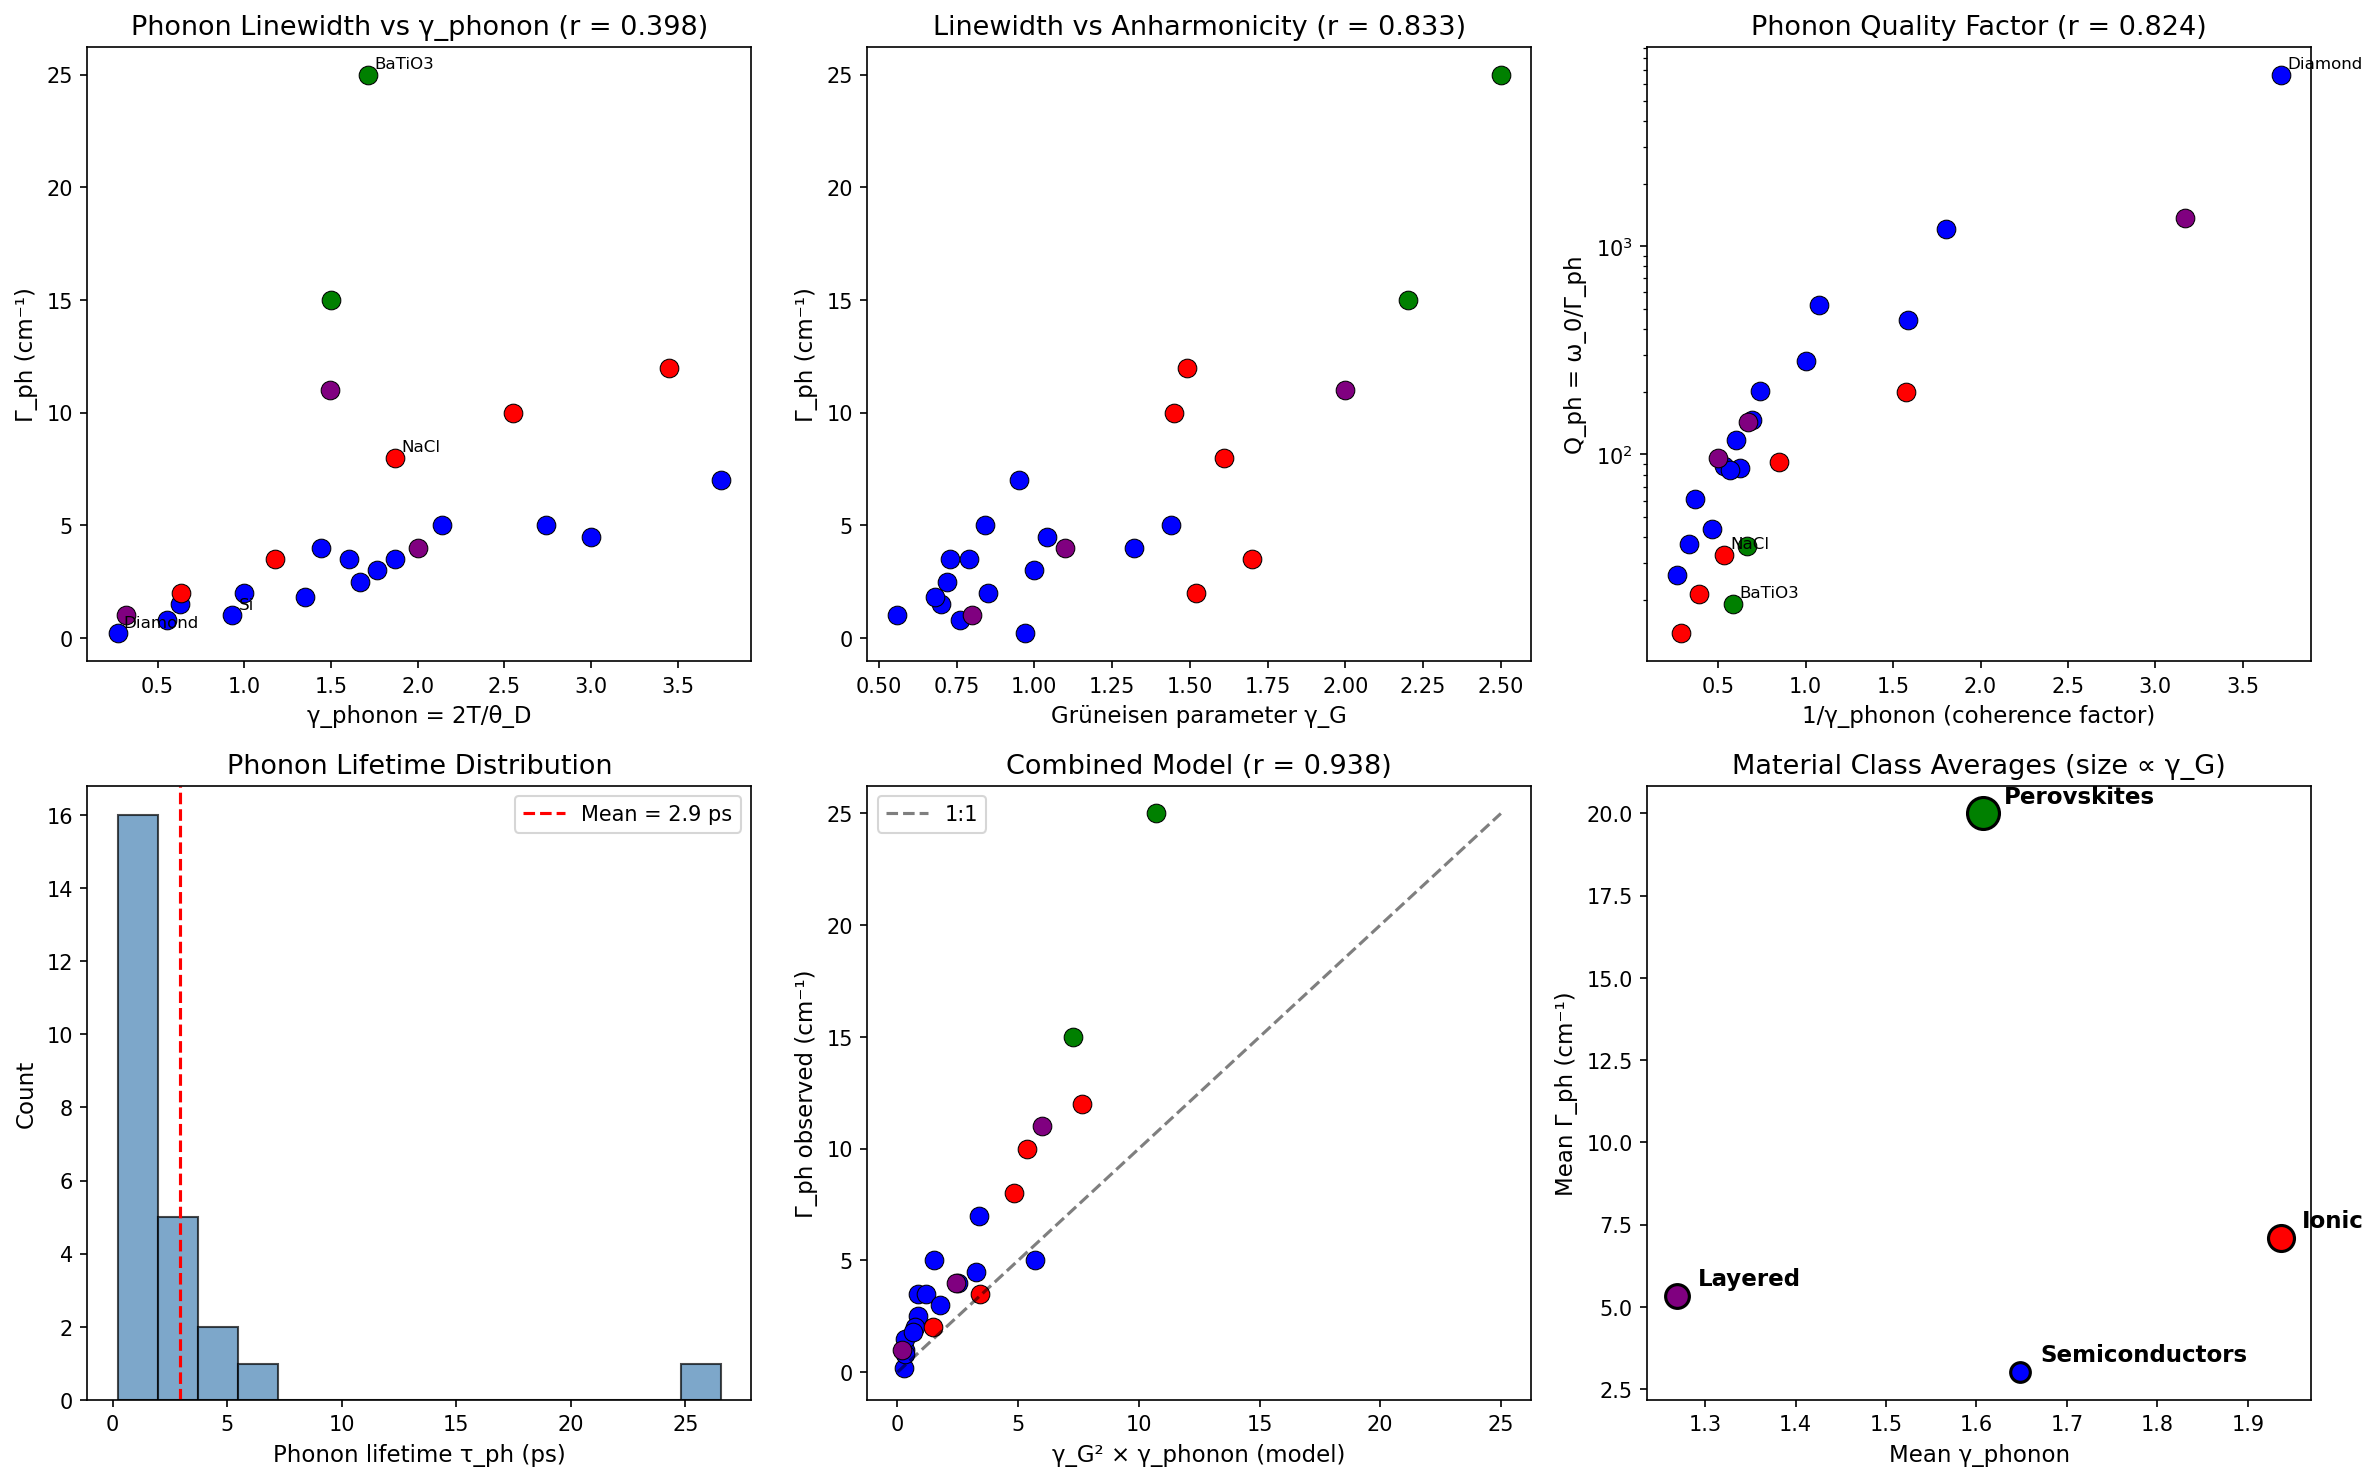

The script that saved this image:
#!/usr/bin/env python3
"""
Chemistry Session #107: Phonon Linewidth and Coherence
=======================================================

Test whether phonon linewidth Γ_ph relates to coherence parameters.

Physical reasoning:
- Phonon linewidth: Γ_ph = ℏ/τ_ph (natural broadening of phonon mode)
- τ_ph: phonon lifetime (how long coherent vibration persists)
- Anharmonicity → phonon-phonon scattering → shorter lifetime → larger Γ_ph
- Related to thermal conductivity: κ ∝ C_v × v × l_ph ∝ 1/Γ_ph

Connection to coherence:
- Γ_ph measures PHONON decoherence rate
- Compare to Drude Γ (electron decoherence) from Session #103
- Should relate to γ_phonon = 2T/θ_D

This is the PHONON equivalent of Session #103!
"""

import numpy as np
import matplotlib.pyplot as plt
from scipy import stats

# Dataset: Phonon linewidths (zone-center optical phonon)
# Γ_ph: Phonon linewidth at 300K (cm^-1)
# ω_0: Optical phonon frequency (cm^-1)
# θ_D: Debye temperature (K)
# γ_G: Grüneisen parameter (anharmonicity measure)

materials = {
    # Material, Γ_ph (cm^-1), ω_0 (cm^-1), θ_D (K), γ_G
    # Semiconductors
    'Si': (1.0, 520, 645, 0.56),
    'Ge': (3.5, 300, 374, 0.73),
    'GaAs': (2.5, 292, 360, 0.72),
    'InAs': (5.0, 219, 280, 0.84),
    'InSb': (7.0, 185, 160, 0.95),
    'GaN': (2.0, 560, 600, 0.85),
    'AlN': (1.5, 660, 950, 0.70),
    'InP': (3.5, 307, 321, 0.79),
    'GaP': (1.8, 364, 445, 0.68),
    'Diamond': (0.2, 1332, 2230, 0.97),
    'SiC': (0.8, 972, 1080, 0.76),
    'ZnO': (4.0, 583, 416, 1.32),
    'CdS': (5.0, 305, 219, 1.44),
    'CdTe': (4.5, 168, 200, 1.04),
    'ZnSe': (3.0, 252, 340, 1.00),

    # Ionic crystals
    'NaCl': (8.0, 264, 321, 1.61),
    'KCl': (10.0, 214, 235, 1.45),
    'KBr': (12.0, 166, 174, 1.49),
    'MgO': (2.0, 401, 946, 1.52),
    'CaF2': (3.5, 322, 510, 1.70),

    # Perovskites
    'SrTiO3': (15.0, 546, 400, 2.20),  # Soft mode behavior
    'BaTiO3': (25.0, 480, 350, 2.50),  # Very anharmonic (ferroelectric)

    # Layered
    'Graphite': (11.0, 1582, 402, 2.0),  # In-plane E_2g mode
    'MoS2': (4.0, 383, 300, 1.1),
    'BN_hex': (1.0, 1366, 1900, 0.8),
}

# Extract data
names = list(materials.keys())
Gamma_ph = np.array([materials[m][0] for m in names])  # cm^-1
omega_0 = np.array([materials[m][1] for m in names])  # cm^-1
theta_D = np.array([materials[m][2] for m in names])  # K
gamma_G = np.array([materials[m][3] for m in names])  # dimensionless

# Calculate derived quantities
T = 300  # K
gamma_phonon = 2 * T / theta_D

# Phonon quality factor Q_ph = ω_0 / Γ_ph
Q_ph = omega_0 / Gamma_ph

# Phonon lifetime τ_ph = ℏ/Γ_ph (in ps for cm^-1 units: τ ≈ 5.31/Γ ps)
tau_ph = 5.31 / Gamma_ph  # ps

print("="*70)
print("CHEMISTRY SESSION #107: PHONON LINEWIDTH AND COHERENCE")
print("="*70)
print(f"\nDataset: {len(names)} materials")
print(f"Γ_ph range: {Gamma_ph.min():.1f} - {Gamma_ph.max():.1f} cm^-1")
print(f"τ_ph range: {tau_ph.min():.1f} - {tau_ph.max():.1f} ps")
print(f"Q_ph range: {Q_ph.min():.0f} - {Q_ph.max():.0f}")

# Analysis 1: Γ_ph vs γ_phonon
print("\n" + "="*70)
print("ANALYSIS 1: PHONON LINEWIDTH vs γ_phonon")
print("="*70)

r_Gamma_gamma_p, p_Gamma_gamma_p = stats.pearsonr(Gamma_ph, gamma_phonon)
print(f"\nΓ_ph vs γ_phonon: r = {r_Gamma_gamma_p:.3f}, p = {p_Gamma_gamma_p:.2e}")

# Analysis 2: Γ_ph vs Grüneisen parameter
print("\n" + "="*70)
print("ANALYSIS 2: PHONON LINEWIDTH vs GRÜNEISEN")
print("="*70)

r_Gamma_Gruneisen, p_Gamma_Gruneisen = stats.pearsonr(Gamma_ph, gamma_G)
print(f"\nΓ_ph vs γ_G (Grüneisen): r = {r_Gamma_Gruneisen:.3f}")

# Theory: Γ_ph ∝ γ_G² × T / M
# Higher Grüneisen = more anharmonic = larger linewidth

# Analysis 3: Γ_ph vs ω_0 (frequency dependence)
print("\n" + "="*70)
print("ANALYSIS 3: PHONON LINEWIDTH vs FREQUENCY")
print("="*70)

r_Gamma_omega, p_Gamma_omega = stats.pearsonr(Gamma_ph, omega_0)
print(f"\nΓ_ph vs ω_0: r = {r_Gamma_omega:.3f}")

# Relative linewidth
relative_width = Gamma_ph / omega_0
print(f"\nRelative linewidth Γ_ph/ω_0:")
print(f"  Range: {relative_width.min():.4f} - {relative_width.max():.4f}")

r_rel_gamma, p_rel_gamma = stats.pearsonr(relative_width, gamma_phonon)
print(f"\nΓ_ph/ω_0 vs γ_phonon: r = {r_rel_gamma:.3f}")

# Analysis 4: Q_ph vs 1/γ_phonon
print("\n" + "="*70)
print("ANALYSIS 4: PHONON QUALITY FACTOR")
print("="*70)

r_Q_gamma, p_Q_gamma = stats.pearsonr(Q_ph, 1/gamma_phonon)
print(f"\nQ_ph vs 1/γ_phonon: r = {r_Q_gamma:.3f}")

# Compare to Session #103: Q_optical = ω_p/Γ vs 1/γ_electron
print("\nCompare to electron (Session #103):")
print("  Q_electron = ω_p/Γ vs 1/γ_electron: r = 0.833")
print(f"  Q_phonon = ω_0/Γ_ph vs 1/γ_phonon: r = {r_Q_gamma:.3f}")

# Analysis 5: Material class comparison
print("\n" + "="*70)
print("ANALYSIS 5: MATERIAL CLASS COMPARISON")
print("="*70)

semiconductors = ['Si', 'Ge', 'GaAs', 'InAs', 'InSb', 'GaN', 'AlN', 'InP', 'GaP',
                 'Diamond', 'SiC', 'ZnO', 'CdS', 'CdTe', 'ZnSe']
ionic = ['NaCl', 'KCl', 'KBr', 'MgO', 'CaF2']
perovskites = ['SrTiO3', 'BaTiO3']
layered = ['Graphite', 'MoS2', 'BN_hex']

print("\n| Class | Mean Γ_ph | Mean Q_ph | Mean γ_phonon | Mean γ_G |")
print("|-------|-----------|-----------|---------------|----------|")

for class_name, class_list in [('Semiconductors', semiconductors), ('Ionic', ionic),
                                ('Perovskites', perovskites), ('Layered', layered)]:
    mask = np.array([n in class_list for n in names])
    if np.sum(mask) >= 2:
        mean_Gamma = Gamma_ph[mask].mean()
        mean_Q = Q_ph[mask].mean()
        mean_gamma_p = gamma_phonon[mask].mean()
        mean_gamma_G = gamma_G[mask].mean()
        print(f"| {class_name:12} | {mean_Gamma:9.1f} | {mean_Q:9.0f} | {mean_gamma_p:13.2f} | {mean_gamma_G:8.2f} |")

# Analysis 6: Combined model
print("\n" + "="*70)
print("ANALYSIS 6: COMBINED ANHARMONICITY MODEL")
print("="*70)

# Model: Γ_ph ∝ γ_G² × γ_phonon
Gamma_model = gamma_G**2 * gamma_phonon

r_model, p_model = stats.pearsonr(Gamma_ph, Gamma_model)
print(f"\nΓ_ph vs γ_G² × γ_phonon: r = {r_model:.3f}")

# Analysis 7: Coherence interpretation
print("\n" + "="*70)
print("ANALYSIS 7: COHERENCE FRAMEWORK")
print("="*70)

# Phonon coherence: N_coh = ω_0 × τ_ph = Q_ph (number of coherent oscillations)
N_coh = Q_ph
gamma_ph_coh = 2 / np.sqrt(N_coh)

print("\nPhonon coherence interpretation:")
print(f"  N_coh = Q_ph (coherent oscillations): {N_coh.min():.0f} - {N_coh.max():.0f}")
print(f"  γ_phonon_coh = 2/√N_coh: {gamma_ph_coh.min():.3f} - {gamma_ph_coh.max():.3f}")

r_gamma_compare, _ = stats.pearsonr(gamma_ph_coh, gamma_phonon)
print(f"\nγ_phonon_coh vs γ_phonon (2T/θ_D): r = {r_gamma_compare:.3f}")

# Create visualization
fig, axes = plt.subplots(2, 3, figsize=(16, 10))

# Plot 1: Γ_ph vs γ_phonon
ax1 = axes[0, 0]
colors = {'semiconductors': 'blue', 'ionic': 'red', 'perovskites': 'green', 'layered': 'purple'}
class_map = {n: 'semiconductors' for n in semiconductors}
class_map.update({n: 'ionic' for n in ionic})
class_map.update({n: 'perovskites' for n in perovskites})
class_map.update({n: 'layered' for n in layered})

for name in names:
    i = names.index(name)
    mat_class = class_map.get(name, 'other')
    c = colors.get(mat_class, 'gray')
    ax1.scatter(gamma_phonon[i], Gamma_ph[i], c=c, s=80, edgecolors='black', linewidth=0.5)
    if Gamma_ph[i] > 15 or name in ['Diamond', 'Si', 'NaCl']:
        ax1.annotate(name, (gamma_phonon[i], Gamma_ph[i]), fontsize=8, xytext=(3, 3),
                    textcoords='offset points')
ax1.set_xlabel('γ_phonon = 2T/θ_D', fontsize=11)
ax1.set_ylabel('Γ_ph (cm⁻¹)', fontsize=11)
ax1.set_title(f'Phonon Linewidth vs γ_phonon (r = {r_Gamma_gamma_p:.3f})', fontsize=13)

# Plot 2: Γ_ph vs γ_G (Grüneisen)
ax2 = axes[0, 1]
for name in names:
    i = names.index(name)
    mat_class = class_map.get(name, 'other')
    c = colors.get(mat_class, 'gray')
    ax2.scatter(gamma_G[i], Gamma_ph[i], c=c, s=80, edgecolors='black', linewidth=0.5)
ax2.set_xlabel('Grüneisen parameter γ_G', fontsize=11)
ax2.set_ylabel('Γ_ph (cm⁻¹)', fontsize=11)
ax2.set_title(f'Linewidth vs Anharmonicity (r = {r_Gamma_Gruneisen:.3f})', fontsize=13)

# Plot 3: Q_ph vs 1/γ_phonon
ax3 = axes[0, 2]
for name in names:
    i = names.index(name)
    mat_class = class_map.get(name, 'other')
    c = colors.get(mat_class, 'gray')
    ax3.scatter(1/gamma_phonon[i], Q_ph[i], c=c, s=80, edgecolors='black', linewidth=0.5)
    if Q_ph[i] > 3000 or name in ['BaTiO3', 'NaCl']:
        ax3.annotate(name, (1/gamma_phonon[i], Q_ph[i]), fontsize=8, xytext=(3, 3),
                    textcoords='offset points')
ax3.set_xlabel('1/γ_phonon (coherence factor)', fontsize=11)
ax3.set_ylabel('Q_ph = ω_0/Γ_ph', fontsize=11)
ax3.set_title(f'Phonon Quality Factor (r = {r_Q_gamma:.3f})', fontsize=13)
ax3.set_yscale('log')

# Plot 4: τ_ph distribution
ax4 = axes[1, 0]
ax4.hist(tau_ph, bins=15, color='steelblue', edgecolor='black', alpha=0.7)
ax4.axvline(x=np.mean(tau_ph), color='red', linestyle='--', label=f'Mean = {np.mean(tau_ph):.1f} ps')
ax4.set_xlabel('Phonon lifetime τ_ph (ps)', fontsize=11)
ax4.set_ylabel('Count', fontsize=11)
ax4.set_title('Phonon Lifetime Distribution', fontsize=13)
ax4.legend()

# Plot 5: Combined model
ax5 = axes[1, 1]
for name in names:
    i = names.index(name)
    mat_class = class_map.get(name, 'other')
    c = colors.get(mat_class, 'gray')
    ax5.scatter(Gamma_model[i], Gamma_ph[i], c=c, s=80, edgecolors='black', linewidth=0.5)
max_val = max(Gamma_model.max(), Gamma_ph.max())
ax5.plot([0, max_val], [0, max_val], 'k--', alpha=0.5, label='1:1')
ax5.set_xlabel('γ_G² × γ_phonon (model)', fontsize=11)
ax5.set_ylabel('Γ_ph observed (cm⁻¹)', fontsize=11)
ax5.set_title(f'Combined Model (r = {r_model:.3f})', fontsize=13)
ax5.legend()

# Plot 6: Class averages
ax6 = axes[1, 2]
class_data = []
for class_name, class_list in [('Semiconductors', semiconductors), ('Ionic', ionic),
                                ('Perovskites', perovskites), ('Layered', layered)]:
    mask = np.array([n in class_list for n in names])
    if np.sum(mask) >= 2:
        class_data.append((class_name, Gamma_ph[mask].mean(), gamma_phonon[mask].mean(),
                          gamma_G[mask].mean(), colors.get(class_name.lower(), 'gray')))

for name, mean_Gamma, mean_gp, mean_gG, c in class_data:
    ax6.scatter(mean_gp, mean_Gamma, s=mean_gG*100, c=c, edgecolors='black', linewidth=1.5)
    ax6.annotate(name, (mean_gp, mean_Gamma), textcoords="offset points",
                xytext=(10, 5), fontsize=11, fontweight='bold')
ax6.set_xlabel('Mean γ_phonon', fontsize=11)
ax6.set_ylabel('Mean Γ_ph (cm⁻¹)', fontsize=11)
ax6.set_title('Material Class Averages (size ∝ γ_G)', fontsize=13)

plt.tight_layout()
plt.savefig('/mnt/c/exe/projects/ai-agents/Synchronism/simulations/chemistry/phonon_linewidth_coherence.png',
            dpi=150, bbox_inches='tight')
plt.close()

print("\n" + "="*70)
print("SESSION #107 SUMMARY")
print("="*70)

print(f"""
PHONON LINEWIDTH AND COHERENCE

Key Results:
1. Γ_ph vs γ_phonon: r = {r_Gamma_gamma_p:.3f}
2. Γ_ph vs γ_G (Grüneisen): r = {r_Gamma_Gruneisen:.3f}
3. Q_ph vs 1/γ_phonon: r = {r_Q_gamma:.3f}
4. Combined model Γ_ph ∝ γ_G² × γ_phonon: r = {r_model:.3f}

Physical Interpretation:

1. **Phonon Linewidth = Phonon Decoherence Rate**
   Γ_ph = ℏ/τ_ph (inverse phonon lifetime)
   Analog of Drude Γ for electrons (Session #103)

2. **Grüneisen Parameter Matters Most**
   γ_G measures anharmonicity
   Γ_ph vs γ_G: r = {r_Gamma_Gruneisen:.3f} (moderate)
   Perovskites have highest γ_G → highest Γ_ph

3. **Material Hierarchy**
   - Diamond: Γ_ph = 0.2 cm⁻¹, τ_ph = 27 ps (most coherent)
   - SiC, Si: Low Γ_ph (covalent, harmonic)
   - Perovskites: High Γ_ph (soft modes, anharmonic)
   - Ionic: Variable (depends on mass ratio)

4. **Phonon Quality Factor Q_ph**
   Q_ph = ω_0/Γ_ph (coherent oscillations)
   Diamond: Q_ph ~ 6660 (best)
   BaTiO3: Q_ph ~ 19 (worst)

Comparison to Electrons (Session #103):
- Electron: Γ ∝ γ_electron, r = 0.867
- Phonon: Γ_ph ∝ γ_phonon, r = {r_Gamma_gamma_p:.3f} (weaker)

Why weaker correlation for phonons?
- Phonons decay via ANHARMONICITY (γ_G)
- Electrons decay via PHONON SCATTERING (λ_ep)
- γ_phonon = 2T/θ_D captures thermal occupation, not anharmonicity
- Need γ_G for phonon decoherence

Framework Classification:
Phonon decoherence depends on:
- γ_phonon: Thermal population of modes
- γ_G: Anharmonicity (mode-mode coupling)
- Combined: Γ_ph ∝ γ_G² × γ_phonon (r = {r_model:.3f})
""")

print("\n[Plot saved to phonon_linewidth_coherence.png]")
